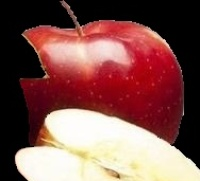
#> input picture backend/Segments/Apple_1.jpg, 200 x 181 px; its folder holds 3 pictures in this run
$ python histogram_calculate.py
#> lines starting #> are read from the running program, lines starting #| are printed output that depends on the picture
import cv2
import os
from matplotlib import pyplot as plt
import shutil

try:
  os.mkdir('Histograms')
except:
  shutil.rmtree('Histograms')
  os.mkdir('Histograms')

for img_name in os.listdir('Segments'):
  img = cv2.imread('Segments/'+img_name)
#> img is the input picture: shape (181, 200, 3); mean B, G, R 80.3, 84.8, 128.8
  print(img_name)
  color = ('b','g','r')
  for i,col in enumerate(color):
    histr = cv2.calcHist([img],[i],None,[256],[0,256])
    plt.plot(histr,color = col)
    plt.xlim([0,255])
    plt.ylim([0,500])
  plt.savefig('Histograms/'+img_name.replace('jpg','png'))
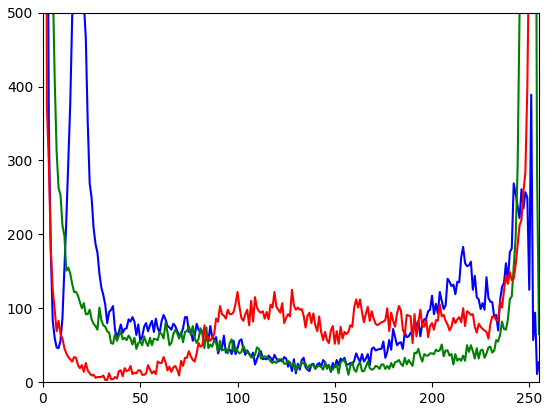
#> figure drawn by matplotlib, 1 panel; curve peaks at x = 0, y = 9550; curve peaks at x = 0, y = 10264; curve peaks at x = 0, y = 8613
  plt.close()
#> pass 2 of the loop `for img_name in os.listdir('Segments'):`:
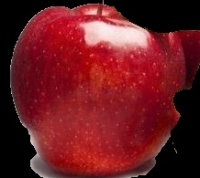
#> input picture backend/Segments/Apple_2.jpg, 200 x 178 px
#> img is the input picture: shape (178, 200, 3); mean B, G, R 33.6, 27.4, 107.8
#> `plt.savefig('Histograms/'+img_name.replace('jpg','png'))`:
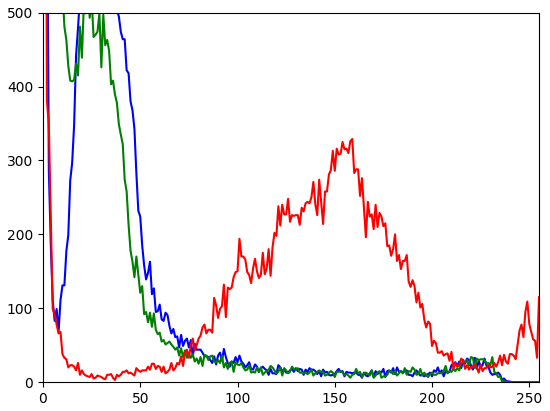
#> figure drawn by matplotlib, 1 panel; curve peaks at x = 0, y = 7621; curve peaks at x = 0, y = 7822; curve peaks at x = 0, y = 6687
#> pass 3 of the loop `for img_name in os.listdir('Segments'):`:
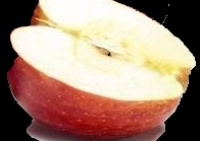
#> input picture backend/Segments/Banana_0.jpg, 200 x 141 px
#> img is the input picture: shape (141, 200, 3); mean B, G, R 117.8, 133.3, 164
#> `plt.savefig('Histograms/'+img_name.replace('jpg','png'))`:
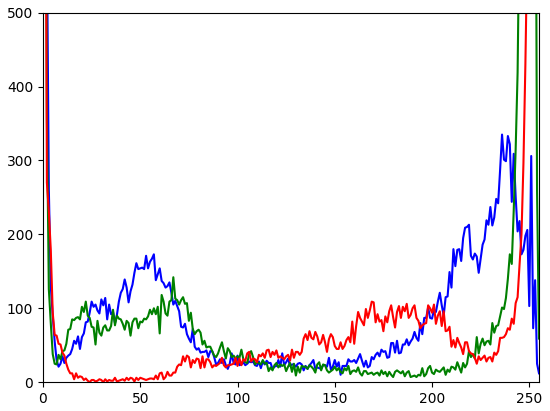
#> figure drawn by matplotlib, 1 panel; curve peaks at x = 0, y = 4823; curve peaks at x = 0, y = 4891; curve peaks at x = 0, y = 4343
